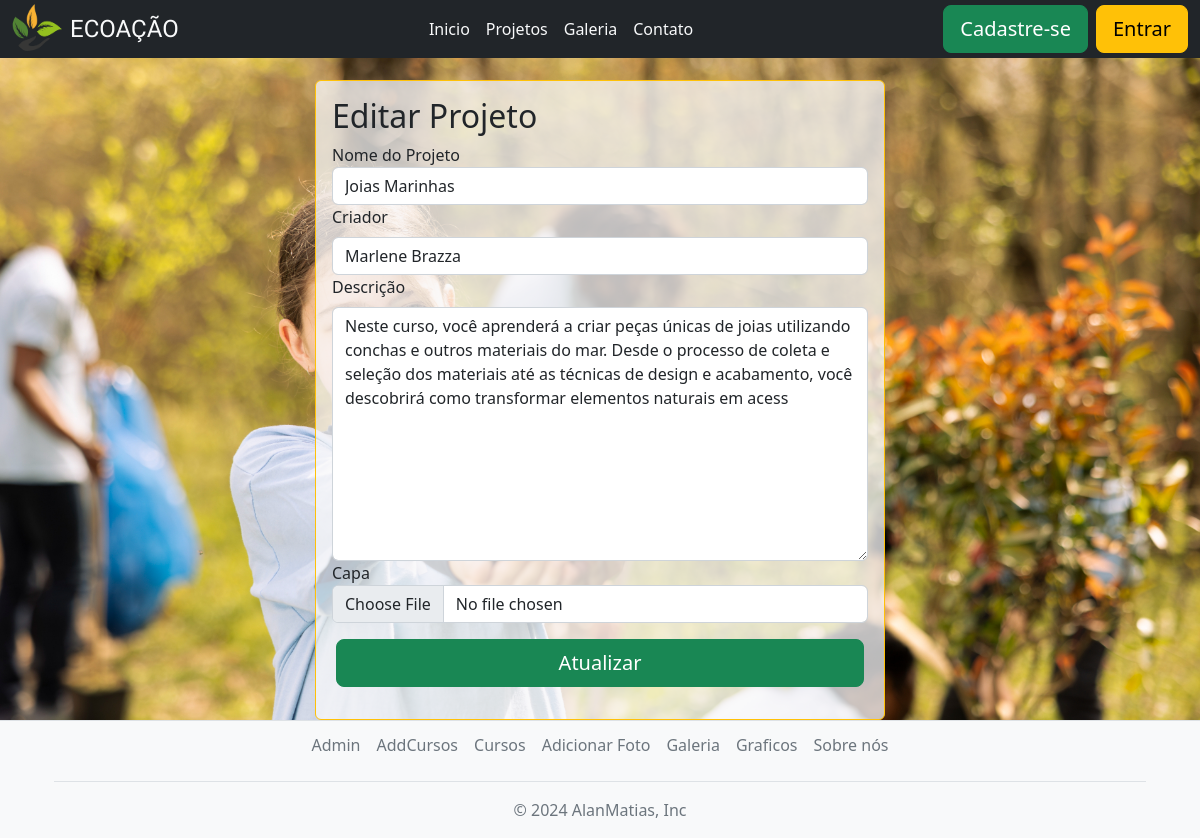
/editarProjeto/2, run on the app's committed database.
### appHome/models.py (models this page shows)
class Projeto(models.Model):
  nome = models.CharField(max_length=100)
  criador = models.CharField(max_length=100)
  descricao = models.CharField(max_length=255)
  capa = models.ImageField(upload_to='imagens/')
  valor = models.DecimalField(max_digits=10,decimal_places=2)
  vagas = models.IntegerField()

### appHome/views.py (the view)
# urls.py: path('editarProjeto/<int:id_projeto>', views.editarProjeto, name='editar_projeto'),
def editarProjeto(request, id_projeto):
	projeto = Projeto.objects.get(id=id_projeto)
	form = ProjetoForm(request.POST or None, instance=projeto)
	if request.POST:
		if form.is_valid():
			form.save()
			messages.success(request, "Projeto Atualizado com sucesso!")
			return redirect('lista_usuarios')
	context = {
		'form':form
	}
	return render(request,'editar_projeto.html', context)

### appHome/forms.py
class ProjetoForm(forms.ModelForm):
    class Meta:
        model = Projeto
        fields = ['nome','criador','descricao','capa','valor','vagas']
        widgets = {
            'nome': forms.TextInput(attrs={'class': 'form-control', 'placeholder': 'nome do projeto'}),
            'criador': forms.TextInput(attrs={'class': 'form-control', 'placeholder': 'Nome do responsavel pelo projeto'}),
            'descricao': forms.Textarea(attrs={'class': 'form-control', 'placeholder': 'descreve brevemente o projeto'}),
            'capa': forms.FileInput(attrs={'accept': 'image/*','class': 'form-control', 'placeholder': 'selecione'}),
            'valor':forms.NumberInput(attrs={'step': '0.01','class': 'form-control','placeholder': 'Valor de venda'}),
            'vagas':forms.NumberInput(attrs={'class': 'form-control','placeholder': 'Quantidade de vagas'})
        }

### appHome/templates/editar_projeto.html (shortened to what this page needs)
{% extends 'baseBotoes.html' %}
{% load static %}
{% block conteudo %}
<div class="container ">
  <div class="row justify-content-center">
    <div class="col-md-6  border border-warning rounded p-3 bg-light bg-opacity-75">
      <h2>Editar Projeto</h2>
      <form method="POST" enctype="multipart/form-data">
        <label class="'form-label ">Nome do Projeto</label>
        {{ form.nome }}
        <label class="form-label ">Criador</label>
        {{ form.criador }}
        <label class="form-label ">Descrição</label>
        {{ form.descricao }}
        <label class="'form-label ">Capa</label>
        {{ form.capa }}
        <div class="row p-3">
          <button type="submit" class="btn btn-lg btn-success">Atualizar</button>
        </div>
      </form>
    </div>
  </div>
</div>
{% endblock %}

### appHome/static/estilo.css (style rules this page uses)
body { display: flex; flex-direction: column; min-height: 100vh; background-image: url('images/bgpage.jpg'); background-size: cover; background-repeat: no-repeat; background-position: center; }
.form-label { margin-bottom: 0.2rem; }

### data on the page
Projeto: nome "Joias Marinhas", criador "Marlene Brazza", descricao "Neste curso, você aprenderá a criar peças únicas de joias utilizando conchas e outros materiais do mar. Desde o processo de coleta e seleção dos materiais até as técnicas de design e acabamento, você descobrirá como transformar elementos naturais em acess"
